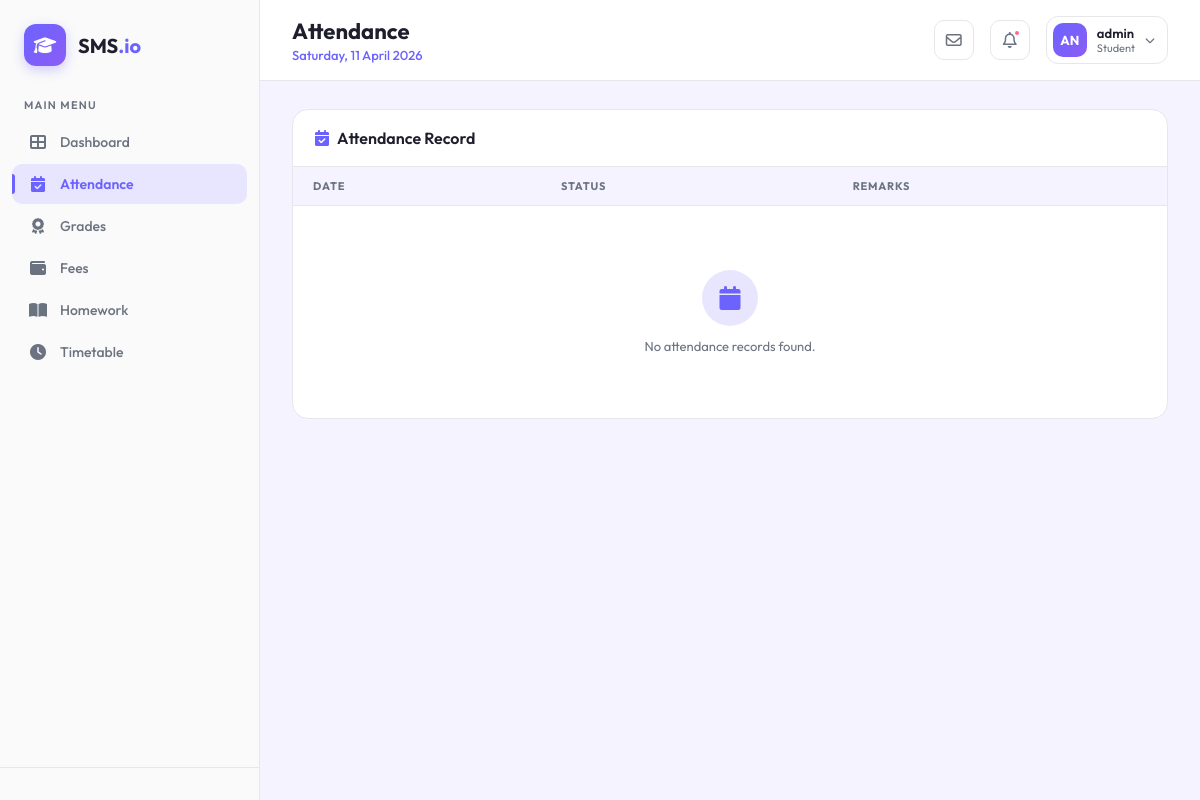
The page /students/attendance/ (signed in) on the database its author committed.
### core/models.py (models this page shows, shortened)
class User(AbstractUser):
    class Role(models.TextChoices):
        ADMIN = "ADMIN", "Admin"
        STUDENT = "STUDENT", "Student"
        PARENT = "PARENT", "Parent"
        TEACHER = "TEACHER", "Teacher"
        STAFF = "STAFF", "Staff"
        TRANSPORT_MANAGER = "TRANSPORT_MANAGER", "Transport Manager"
    base_role = Role.ADMIN
    role = models.CharField(max_length=50, choices=Role.choices)

### students/views.py (the view)
# urls.py: path('attendance/', views.student_attendance, name='attendance'),
@login_required
def student_attendance(request):
    try:
        student = request.user.student_profile
    except Student.DoesNotExist:
        return redirect('student_dashboard')
    attendance_records = Attendance.objects.filter(student=student).order_by('-date')
    return render(request, 'students/attendance.html', {'attendance_records': attendance_records})

### students/templates/students/attendance.html (shortened to what this page needs)
{% extends 'dashboard_base.html' %}
{% block header_title %}Attendance{% endblock %}
{% block user_role %}Student{% endblock %}
{% block sidebar_nav %}
<a href="{% url 'students:dashboard' %}" class="nav-item">
    <i class="fas fa-th-large"></i> Dashboard
</a>
<a href="{% url 'students:attendance' %}" class="nav-item active">
    <i class="fas fa-calendar-check"></i> Attendance
</a>
<a href="{% url 'students:grades' %}" class="nav-item">
    <i class="fas fa-award"></i> Grades
</a>
<a href="{% url 'students:fees' %}" class="nav-item">
    <i class="fas fa-wallet"></i> Fees
</a>
<a href="{% url 'students:homework' %}" class="nav-item">
    <i class="fas fa-book-open"></i> Homework
</a>
<a href="{% url 'students:timetable' %}" class="nav-item">
    <i class="fas fa-clock"></i> Timetable
</a>
{% endblock %}
{% block dashboard_content %}
<div class="content-card animate-in">
    <div class="content-card-header">
        <h3><i class="fas fa-calendar-check" style="color: var(--primary); margin-right: 8px;"></i>Attendance Record
        </h3>
    </div>
    <div class="content-card-body" style="padding: 0;">
        <div style="overflow-x: auto;">
            <table class="data-table">
                <thead>
                    <tr>
                        <th>Date</th>
                        <th>Status</th>
                        <th>Remarks</th>
                    </tr>
                </thead>
                <tbody>
                    {% for record in attendance_records %}
                    <tr>
                        <td>{{ record.date }}</td>
                        <td>
                            <span
                                class="badge {% if record.status == 'PRESENT' %}badge-green{% elif record.status == 'ABSENT' %}badge-pink{% elif record.status == 'LATE' %}badge-yellow{% else %}badge-blue{% endif %}">
                                {{ record.get_status_display }}
                            </span>
                        </td>
                        <td style="color: var(--text-secondary);">{{ record.remarks }}</td>
                    </tr>
                    {% empty %}
                    <tr>
                        <td colspan="3" style="text-align: center; padding: 32px; color: var(--text-secondary);">
                            <div class="empty-state">
                                <div class="empty-icon"><i class="fas fa-calendar"></i></div>
                                <p>No attendance records found.</p>
                            </div>
                        </td>
                    </tr>
                    {% endfor %}
                </tbody>
            </table>
        </div>
    </div>
</div>
{% endblock %}

### core/templates/dashboard_base.html (shortened to what this page needs)
<!DOCTYPE html>
<html lang="en">
<head>
    <link rel="stylesheet" href="https://cdnjs.cloudflare.com/ajax/libs/font-awesome/6.4.0/css/all.min.css">
</head>
<body>
    <div class="dashboard-wrapper">
        <aside class="sidebar" id="sidebar">
            <div class="sidebar-brand">
                <div class="logo-icon">
                    <i class="fas fa-graduation-cap"></i>
                </div>
                <div class="brand-text">SMS<span>.io</span></div>
            </div>
            <nav class="sidebar-nav">
                <div class="nav-label">Main Menu</div>
                {% block sidebar_nav %}{% endblock %}
            </nav>
            <div class="sidebar-footer">
            </div>
        </aside>
        <main class="main-content">
            <header class="top-header">
                <div style="display: flex; align-items: center; gap: 16px;">
                    <div class="header-left">
                        <h1>{% block header_title %}Dashboard{% endblock %}</h1>
                        <div class="header-date">{% now "l, d F Y" %}</div>
                    </div>
                </div>
                <div class="header-right">
                    <div class="header-icon-btn">
                        <i class="far fa-envelope"></i>
                    </div>
                    <div class="header-icon-btn">
                        <i class="far fa-bell"></i>
                        <span class="notif-dot"></span>
                    </div>
                    <div class="user-profile">
                        <div class="user-avatar">
                            {{ user.username|make_list|first|upper }}{{ user.username|make_list|last|upper }}
                        </div>
                        <div class="user-info">
                            <div class="user-name">{{ user.get_full_name|default:user.username }}</div>
                            <div class="user-role">{% block user_role %}User{% endblock %}</div>
                        </div>
                        <i class="fas fa-chevron-down" style="font-size: 10px; color: var(--text-secondary);"></i>
                    </div>
                </div>
            </header>
            <div class="page-content">
                {% block dashboard_content %}{% endblock %}
            </div>
        </main>
    </div>
</body>
</html>

### rows shown on the page
User: username|make_list "A", username|make_list "N", get_full_name "admin"
